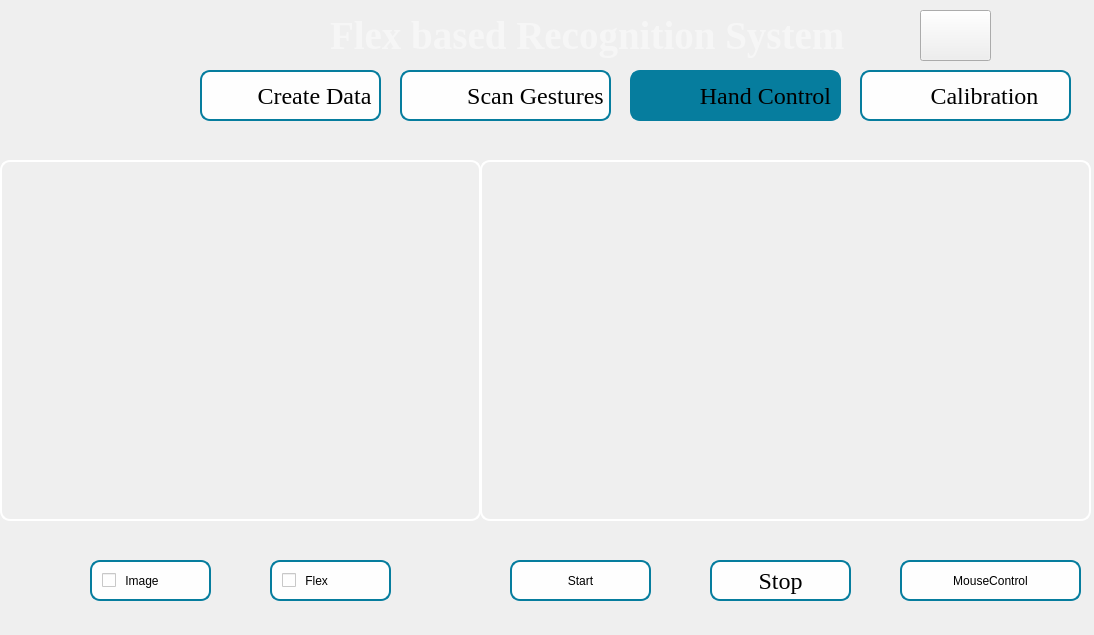
<?xml version="1.0" encoding="UTF-8"?>
<ui version="4.0">
 <class>MainWindow</class>
 <widget class="QMainWindow" name="MainWindow">
  <property name="geometry">
   <rect>
    <x>0</x>
    <y>0</y>
    <width>1094</width>
    <height>635</height>
   </rect>
  </property>
  <property name="windowTitle">
   <string>MainWindow</string>
  </property>
  <property name="styleSheet">
   <string notr="true">QWidget#centralwidget{
	border-image:url(&quot;icons/background1.png&quot;) ;
}</string>
  </property>
  <widget class="QWidget" name="centralwidget">
   <widget class="QLabel" name="label">
    <property name="geometry">
     <rect>
      <x>330</x>
      <y>0</y>
      <width>641</width>
      <height>71</height>
     </rect>
    </property>
    <property name="font">
     <font>
      <family>Times New Roman</family>
      <pointsize>29</pointsize>
      <weight>75</weight>
      <bold>true</bold>
     </font>
    </property>
    <property name="styleSheet">
     <string notr="true">color:rgb(246,246,246);</string>
    </property>
    <property name="text">
     <string>Flex based Recognition System</string>
    </property>
   </widget>
   <widget class="QPushButton" name="create">
    <property name="geometry">
     <rect>
      <x>200</x>
      <y>70</y>
      <width>181</width>
      <height>51</height>
     </rect>
    </property>
    <property name="font">
     <font>
      <family>TImes New Roman</family>
      <pointsize>18</pointsize>
      <weight>50</weight>
      <italic>false</italic>
      <bold>false</bold>
     </font>
    </property>
    <property name="layoutDirection">
     <enum>Qt::RightToLeft</enum>
    </property>
    <property name="styleSheet">
     <string notr="true">QPushButton#create{
  padding-left:-30px;
  color:black;
  border: 2px solid #067d9e; 
  font: 18pt &quot;TImes New Roman&quot;;
  background-image:url(&quot;icons/create.png&quot;);
  border-radius:10px;
  background-color:#fefefe;
  background-repeat:none;
}
QPushButton#create:hover
{
   border-radius: 10px;
   background-color:#067d9e;
}</string>
    </property>
    <property name="text">
     <string>   Create Data</string>
    </property>
   </widget>
   <widget class="QPushButton" name="scan_sen">
    <property name="geometry">
     <rect>
      <x>630</x>
      <y>70</y>
      <width>211</width>
      <height>51</height>
     </rect>
    </property>
    <property name="font">
     <font>
      <family>TImes New Roman</family>
      <pointsize>18</pointsize>
      <weight>50</weight>
      <italic>false</italic>
      <bold>false</bold>
     </font>
    </property>
    <property name="styleSheet">
     <string notr="true">QPushButton#scan_sen{
padding-left:-90px;
color:black;
background-color:#067d9e;
border: 2px solid #067d9e; 
border-radius:10px;
font: 18pt &quot;TImes New Roman&quot;;
background-image:url(&quot;icons/sent.png&quot;);
background-repeat:none;
}
QPushButton#scan_sen:hover
{
   border-radius: 10px;
   background-color:#067d9e;
}</string>
    </property>
    <property name="text">
     <string>                          Hand Control </string>
    </property>
   </widget>
   <widget class="QPushButton" name="scan_sinlge">
    <property name="geometry">
     <rect>
      <x>400</x>
      <y>70</y>
      <width>211</width>
      <height>51</height>
     </rect>
    </property>
    <property name="font">
     <font>
      <family>TImes New Roman</family>
      <pointsize>18</pointsize>
      <weight>50</weight>
      <italic>false</italic>
      <bold>false</bold>
     </font>
    </property>
    <property name="layoutDirection">
     <enum>Qt::LeftToRight</enum>
    </property>
    <property name="autoFillBackground">
     <bool>false</bool>
    </property>
    <property name="styleSheet">
     <string notr="true">QPushButton#scan_sinlge{
padding-left:-90px;
color:black;
border: 2px solid #067d9e; 
font: 18pt &quot;TImes New Roman&quot;;
border-radius:10px;
background-color:#fefefe;
background-image:url(&quot;icons/scan.png&quot;);
background-repeat:none;
}
QPushButton#scan_sinlge:hover
{
   border-radius: 10px;
   background-color:#067d9e;
}</string>
    </property>
    <property name="text">
     <string>                         Scan Gestures</string>
    </property>
   </widget>
   <widget class="QPushButton" name="exp2">
    <property name="geometry">
     <rect>
      <x>860</x>
      <y>70</y>
      <width>211</width>
      <height>51</height>
     </rect>
    </property>
    <property name="font">
     <font>
      <family>TImes New Roman</family>
      <pointsize>18</pointsize>
      <weight>50</weight>
      <italic>false</italic>
      <bold>false</bold>
     </font>
    </property>
    <property name="styleSheet">
     <string notr="true">QPushButton#exp2{
padding-left:-100px;
color:black;
background-color:#fefefe;
border: 2px solid #067d9e; 
border-radius:10px;
font: 18pt &quot;TImes New Roman&quot;;
background-image:url(&quot;icons/export.png&quot;);
background-repeat:none;
}
QPushButton#exp2:hover
{
   border-radius: 10px;
   background-color:#067d9e;
}</string>
    </property>
    <property name="text">
     <string>                       Calibration</string>
    </property>
    <property name="checkable">
     <bool>false</bool>
    </property>
    <property name="autoRepeat">
     <bool>false</bool>
    </property>
    <property name="autoExclusive">
     <bool>false</bool>
    </property>
    <property name="autoDefault">
     <bool>false</bool>
    </property>
    <property name="default">
     <bool>false</bool>
    </property>
    <property name="flat">
     <bool>false</bool>
    </property>
   </widget>
   <widget class="QPushButton" name="exit_button">
    <property name="geometry">
     <rect>
      <x>920</x>
      <y>10</y>
      <width>71</width>
      <height>51</height>
     </rect>
    </property>
    <property name="styleSheet">
     <string notr="true">QPushButton#exit_button{
border-image:url(&quot;icons/exit1.png&quot;) 4 4 4 4 stretch stretch;
background-repeat:no-repeat;
background-size:100% 100%;
}</string>
    </property>
    <property name="text">
     <string/>
    </property>
   </widget>
   <widget class="QGraphicsView" name="graphicsView_4">
    <property name="geometry">
     <rect>
      <x>480</x>
      <y>160</y>
      <width>611</width>
      <height>361</height>
     </rect>
    </property>
    <property name="styleSheet">
     <string notr="true">border-radius: 10px;
border: 2px solid white;
background-color:rgb(14 , 135 , 228,0);</string>
    </property>
   </widget>
   <widget class="QPushButton" name="pushButton_2">
    <property name="geometry">
     <rect>
      <x>510</x>
      <y>560</y>
      <width>141</width>
      <height>41</height>
     </rect>
    </property>
    <property name="styleSheet">
     <string notr="true">QPushButton#pushButton_2{
color: black;
background-color:#fefefe;
border: 2px solid #067d9e; 
font: 18pt &quot;Times New Roman&quot;;
border-radius: 10px;
background-repeat:none;
}
QPushButton#pushButton_2:hover
{
   border-radius: 10px;
   background-color:#067d9e;
}</string>
    </property>
    <property name="text">
     <string>Start</string>
    </property>
   </widget>
   <widget class="QLabel" name="label_3">
    <property name="geometry">
     <rect>
      <x>0</x>
      <y>160</y>
      <width>481</width>
      <height>361</height>
     </rect>
    </property>
    <property name="styleSheet">
     <string notr="true">border-radius: 10px;
border: 2px solid white;</string>
    </property>
    <property name="text">
     <string/>
    </property>
   </widget>
   <widget class="QPushButton" name="pushButton_3">
    <property name="geometry">
     <rect>
      <x>710</x>
      <y>560</y>
      <width>141</width>
      <height>41</height>
     </rect>
    </property>
    <property name="font">
     <font>
      <family>Times New Roman</family>
      <pointsize>18</pointsize>
      <weight>50</weight>
      <italic>false</italic>
      <bold>false</bold>
     </font>
    </property>
    <property name="autoFillBackground">
     <bool>false</bool>
    </property>
    <property name="styleSheet">
     <string notr="true">QPushButton#pushButton_3{
color: black;
background-color:#fefefe;
border: 2px solid #067d9e; 
font: 18pt &quot;Times New Roman&quot;;
background-repeat:none;
border-radius: 10px;
}
QPushButton#pushButton_3:hover
{
   border-radius: 10px;
   background-color:#067d9e;
}</string>
    </property>
    <property name="text">
     <string>Stop</string>
    </property>
   </widget>
   <widget class="QCheckBox" name="checkBox">
    <property name="geometry">
     <rect>
      <x>90</x>
      <y>560</y>
      <width>121</width>
      <height>41</height>
     </rect>
    </property>
    <property name="styleSheet">
     <string notr="true">padding-left:10px;
color:black;
background-color:#fefefe;
border: 2px solid #067d9e; 
border-radius:10px;
font: 18pt &quot;TImes New Roman&quot;;</string>
    </property>
    <property name="text">
     <string> Image</string>
    </property>
   </widget>
   <widget class="QCheckBox" name="checkBox_2">
    <property name="geometry">
     <rect>
      <x>270</x>
      <y>560</y>
      <width>121</width>
      <height>41</height>
     </rect>
    </property>
    <property name="styleSheet">
     <string notr="true">padding-left:10px;
color:black;
background-color:#fefefe;
border: 2px solid #067d9e; 
border-radius:10px;
font: 18pt &quot;TImes New Roman&quot;;</string>
    </property>
    <property name="text">
     <string> Flex</string>
    </property>
   </widget>
   <widget class="QPushButton" name="transfer">
    <property name="geometry">
     <rect>
      <x>170</x>
      <y>10</y>
      <width>81</width>
      <height>51</height>
     </rect>
    </property>
    <property name="styleSheet">
     <string notr="true">QPushButton#transfer{
border-radius: 10px;
border-image:url(&quot;icons/gesture.png&quot;) 4 4 4 4 stretch stretch;
background-repeat:no-repeat;
background-size:100% 100%;
}</string>
    </property>
    <property name="text">
     <string/>
    </property>
   </widget>
   <widget class="QPushButton" name="pushButton_4">
    <property name="geometry">
     <rect>
      <x>900</x>
      <y>560</y>
      <width>181</width>
      <height>41</height>
     </rect>
    </property>
    <property name="styleSheet">
     <string notr="true">QPushButton#pushButton_4{
color: black;
background-color:#fefefe;
border: 2px solid #067d9e; 
font: 18pt &quot;Times New Roman&quot;;
background-repeat:none;
border-radius: 10px;
}
QPushButton#pushButton_4:hover
{
   border-radius: 10px;
   background-color:#067d9e;
}</string>
    </property>
    <property name="text">
     <string>MouseControl</string>
    </property>
   </widget>
  </widget>
 </widget>
 <resources/>
 <connections/>
</ui>
